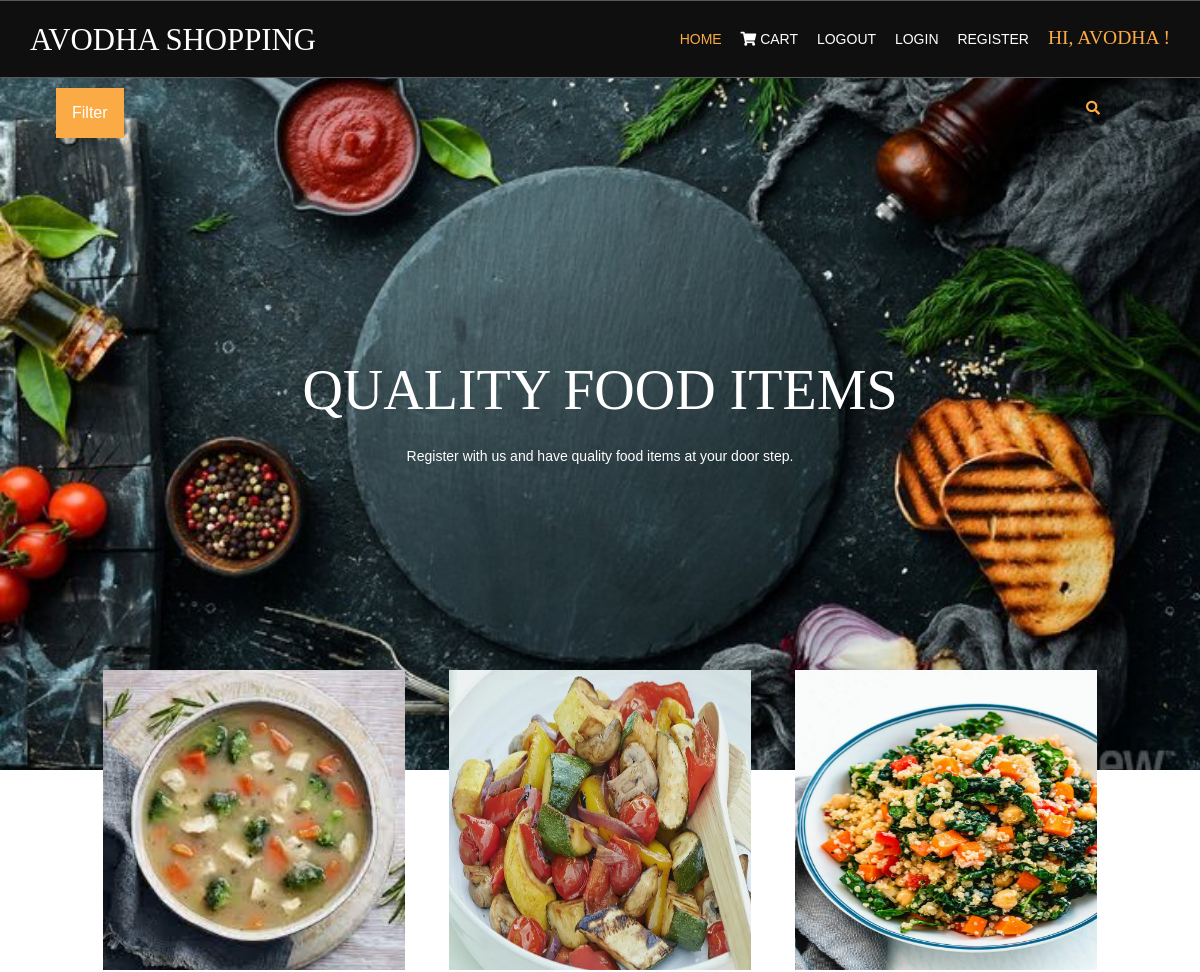
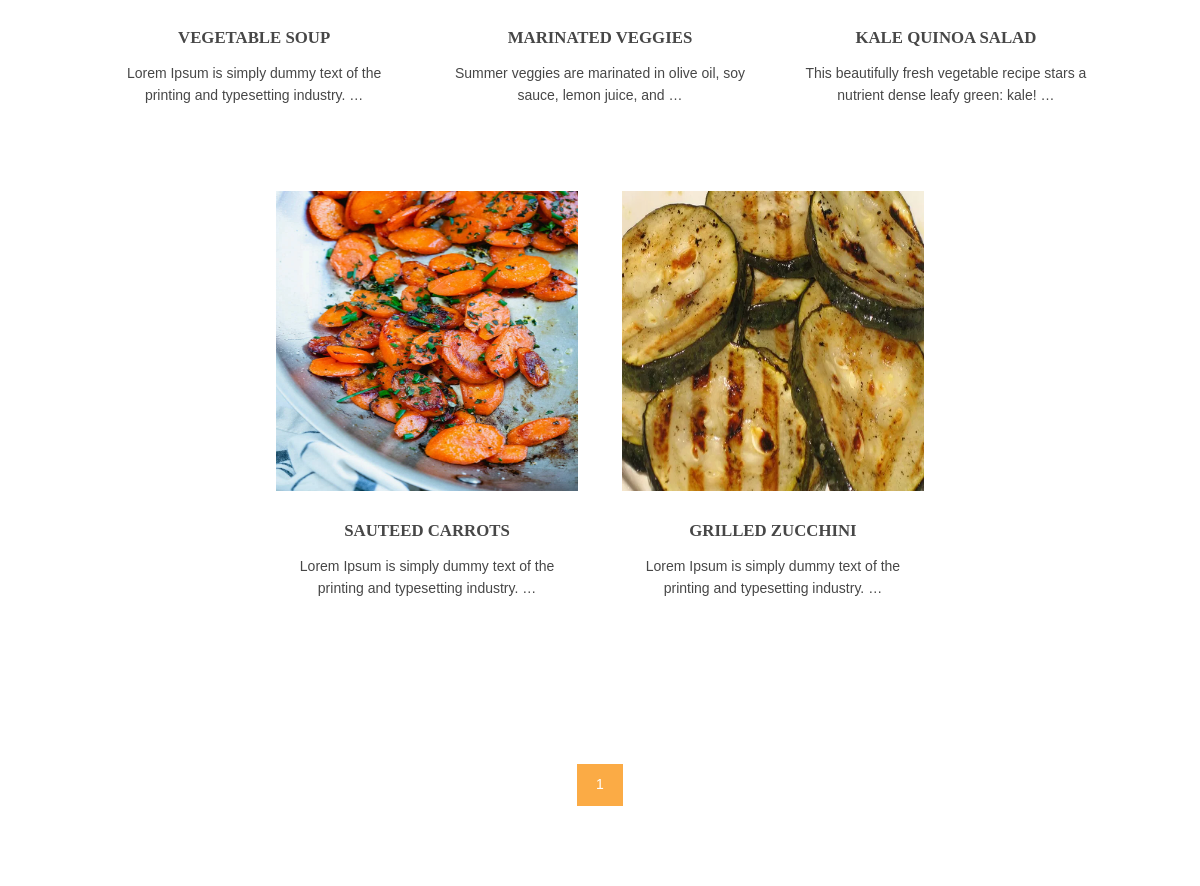
/vegetable-recepies/ (signed in), run on the app's committed database (2 pictures, top to bottom).
### shop/models.py (models this page shows, shortened)
class products(models.Model):
    name = models.CharField(max_length=123, unique=True)
    slug = models.CharField(max_length=123, unique=True)
    img = models.ImageField(upload_to='product')
    desc = models.TextField()
    stock = models.IntegerField()
    available = models.BooleanField()
    price = models.IntegerField()
    category = models.ForeignKey(catego, on_delete=models.CASCADE)
    def get_url(self):
        return reverse('details', args=[self.category.slug, self.slug])

### shop/views.py (the view)
# urls.py: 2. Add a URL to urlpatterns:  path('', views.home, name='home')
def home(request, c_slug=None):
    c_page = None
    prodt = None
    if c_slug != None:
        c_page = get_object_or_404(catego, slug=c_slug)
        prodt = products.objects.filter(category=c_page, available=True)
    else:
        prodt = products.objects.all().filter(available=True)
    cat = catego.objects.all()
    paginator = Paginator(prodt, 6)
    try:
        page = int(request.GET.get('page', '1'))
    except:
        page = 1
    try:
        pro = paginator.page(page)
    except(EmptyPage, InvalidPage):
        pro = paginator.page(paginator.num_pages)
    return render(request, 'index.html', {'pr': prodt, 'ct': cat, 'pg': pro})

### shop/models.py (called while the page is built)
    def get_url(self):
        return reverse('prod_cat', args=[self.slug])

### templates/index.html (shortened to what this page needs)
{% extends 'base.html' %}
{% load static %}
{% block content %}
<head>
</head>
<body>
<div class="bcd" style="background-image:url({% static 'hom/images/demo/backgrounds/bg0.jpg' %});">
    <div id="topbar" class="fl_right">
      <ul class="nospace">
          <li id="searchform">
          </li>
        </ul>
      </div>
    <div class="dropdown">
            <button class="dropbtn">Filter</button>
    </div>
    <div id="pageintro" class="hoc clear">
    <article>
      <h3 class="heading">Quality food items</h3>
      <p>Register with us and have quality food items at your door step.</p>
    </article>
  </div>
</div>
<div class="wrapper row3">
  <main class="hoc container clear">
    <section id="introblocks">
      <ul class="nospace group btmspace-80">
        {% for i in pg.object_list %}
        <li class="one_third">
          <figure><a class="imgover" href="{{i.get_url}}"><img src="{{i.img.url}}" alt="" style="width:320px;height:300px;"></a>
            <figcaption>
              <h6 class="heading">{{i.name}}</h6>
              <p>{{i.desc | truncatewords:12}}</p>
            </figcaption>
          </figure>
        </li>
        {% endfor %}
       </ul>
    </section>
    <div class="centered">
   {% for p in pg.paginator.page_range %}
    <a href="?page={{p}}" class="btn btn-light btn-sm {% if pg.number == p %} active {% endif %}">{{p}}</a>
    {% endfor %}
   </div>
  </main>
</div>
</body>
{% endblock %}

### templates/base.html (shortened to what this page needs)
<!DOCTYPE html>
{% load static %}
<html lang="" xmlns="http://www.w3.org/1999/html">
<head>
<link href="{% static 'hom/layout/styles/layout.css' %}" rel="stylesheet" type="text/css" media="all">
</head>
<body id="top">
  <div class="wrapper row1">
    <header id="header" class="hoc clear">
      <div id="logo" class="fl_left">
        <h1><a href="http://127.0.0.1:8000/">Avodha Shopping</a></h1>
      </div>
      <nav id="mainav" class="fl_right">
        <ul class="clear">
          <li class="active"><a href="http://127.0.0.1:8000/">Home</a></li>
          <li><a class="active" href="{% url 'cartdetails' %}"><i class="fa fa-shopping-cart"></i> Cart {{cn}}</a></li>
          <li><a class="active" href="{% url 'logout' %}">Logout</a></li>
          <li><a class="active" href="{% url 'login' %}">Login</a></li>
          <li><a class="active" href="{% url 'register' %}">Register</a></li>
          {% if request.user.is_authenticated %}
           <li><h1 style="color: #FBAB45;">Hi, {{ request.user.username }} !</h1></li>
           {% endif %}
        </ul>
       </nav>
    </header>
  </div>
{% block content %}
{% endblock %}
</body>
</html>

### static/hom/layout/styles/layout.css (style rules this page uses)
.row1 { border:solid; border-width:1px 0; }
#topbar { padding:20px 0; font-size:.8rem; text-transform:uppercase; }
#topbar ul li { display:inline-block; margin-right:15px; }
#topbar ul li:last-child { margin-right:0; padding-right:0; border-right:none; }
#topbar #searchform { position:relative; line-height:1; z-index:9999; }
#topbar #searchform::after { display:block; height:18px; line-height:18px; padding:0; font-family:"Font Awesome\ 5 Free"; font-weight:900; font-size:1rem; content:"\f002"; }
#topbar #searchform ::placeholder { text-transform:capitalize; }
#header #logo { margin:22px 0 0 0; }
#header #logo h1 { margin:0; padding:0; font-size:2.2rem; text-transform:uppercase; }
#pageintro { padding:200px 0 300px; }
#pageintro article, #pageintro article p { display:block; max-width:75%; margin:0 auto; text-align:center; }
#pageintro article p { max-width:65%; line-height:2rem; }
#pageintro .heading { margin-bottom:20px; font-size:4rem; }
.container { padding:80px 0; }
#introblocks { display:block; position:relative; margin:-180px 0 0 0; z-index:1; text-align:center; }
#introblocks figure figcaption { display:block; padding:30px 0 0 0; text-align:center; }
#introblocks figure figcaption .heading { font-size:1.2rem; font-weight:700; margin-bottom:0; }
*, *::before, *::after { transition:all .3s ease-in-out; }
nav ul, nav ol { margin:0; padding:0; list-style:none; }
#mainav, #breadcrumb, .sidebar nav { line-height:normal; }
#mainav ul { text-transform:uppercase; }
#mainav li { display:inline-block; position:relative; margin:0 15px 0 0; padding:0; }
#mainav li:last-child { margin-right:0; }
#mainav li a { display:block; padding:30px 0; }
body { color:#A5A6AA; background-color:#1C1D21; }
a { color:#FBAB45; }
.btn, .btn.inverse:hover { color:#FFFFFF; background-color:#FBAB45; border-color:#FBAB45; }
.imgover, .imgover:hover::after { color:#FFFFFF; }
.row1 { border-color:rgba(255,255,255,.3); }
.row3 { color:#474747; background-color:#FFFFFF; }
#topbar #searchform { color:#FBAB45; }
#header #logo h1 a { color:inherit; }
#pageintro { color:#FFFFFF; }
#mainav li a { color:inherit; }
#mainav .active a, #mainav a:hover, #mainav li:hover > a { color:#FBAB45; background-color:inherit; }
@media screen and (min-width:1140px) { .hoc { max-width:1140px; } }

### static/hom/layout/styles/framework.css (style rules this page uses)
html { overflow-y:scroll; overflow-x:hidden; }
html, body { margin:0; padding:0; font-size:14px; line-height:1.6em; }
*, *::before, *::after { box-sizing:border-box; }
.nospace { margin:0; padding:0; list-style:none; }
.btn { display:inline-block; padding:8px 18px 10px; text-transform:uppercase; border:1px solid; }
.clear, .group { display:block; }
.clear::before, .clear::after, .group::before, .group::after { display:table; content:""; }
.clear, .clear::after, .group, .group::after { clear:both; }
a { outline:none; text-decoration:none; }
.fl_left, .imgl { float:left; }
.fl_right, .imgr { float:right; }
img { width:auto; max-width:100%; height:auto; margin:0; padding:0; border:none; line-height:normal; vertical-align:middle; }
.imgover { display:inline-block; position:relative; max-width:100%; }
.imgover::before, .imgover::after { display:block; position:absolute; content:""; text-align:center; opacity:0; }
.imgover::before { top:0; right:0; bottom:0; left:0; }
.imgover::after { top:50%; left:50%; width:50px; height:50px; line-height:50px; margin:-25px 0 0 -25px; font-family:"Font Awesome\ 5 Free"; font-weight:900; content:"\f067"; font-size:28px; }
body, input, textarea, select { font-family:Verdana, Geneva, sans-serif; }
h1, h2, h3, h4, h5, h6, .heading { font-family:Georgia, "Times New Roman", Times, serif; }
label, input, textarea, select, button { display:block; resize:none; outline:none; color:inherit; font-size:inherit; font-family:inherit; vertical-align:middle; }
::placeholder { opacity:1; }
h1, h2, h3, h4, h5, h6, .heading { margin:0 0 20px 0; font-size:1.4rem; line-height:normal; font-weight:normal; text-transform:uppercase; }
.wrapper { display:block; position:relative; width:100%; margin:0; padding:0; text-align:left; word-wrap:break-word; }
.hoc { display:block; margin:0 auto; }
address, article, aside, figcaption, figure, footer, header, main, nav, section { display:block; margin:0; padding:0; }
.one_half, .one_third, .two_third, .one_quarter, .two_quarter, .three_quarter { display:inline-block; float:left; margin:0 0 0 4.21052%; list-style:none; }
.one_third { width:30.52631%; }
.btmspace-80 { margin-bottom:80px; }

### templates/base.html (style rules this page uses)
#header #logo h1 a { color: white; }

### data on the page
products: img (picture), name "VEGETABLE SOUP", desc "Lorem Ipsum is simply dummy text of the printing and typesetting industry. …"
products: img (picture), name "MARINATED VEGGIES", desc "Summer veggies are marinated in olive oil, soy sauce, lemon juice, and …"
products: img (picture), name "KALE QUINOA SALAD", desc "This beautifully fresh vegetable recipe stars a nutrient dense leafy green: kale! …"
products: img (picture), name "SAUTEED CARROTS", desc "Lorem Ipsum is simply dummy text of the printing and typesetting industry. …"
products: img (picture), name "GRILLED ZUCCHINI", desc "Lorem Ipsum is simply dummy text of the printing and typesetting industry. …"

### other printed values
{{ request.user.username }} "AVODHA"
{{ p }} "1"
